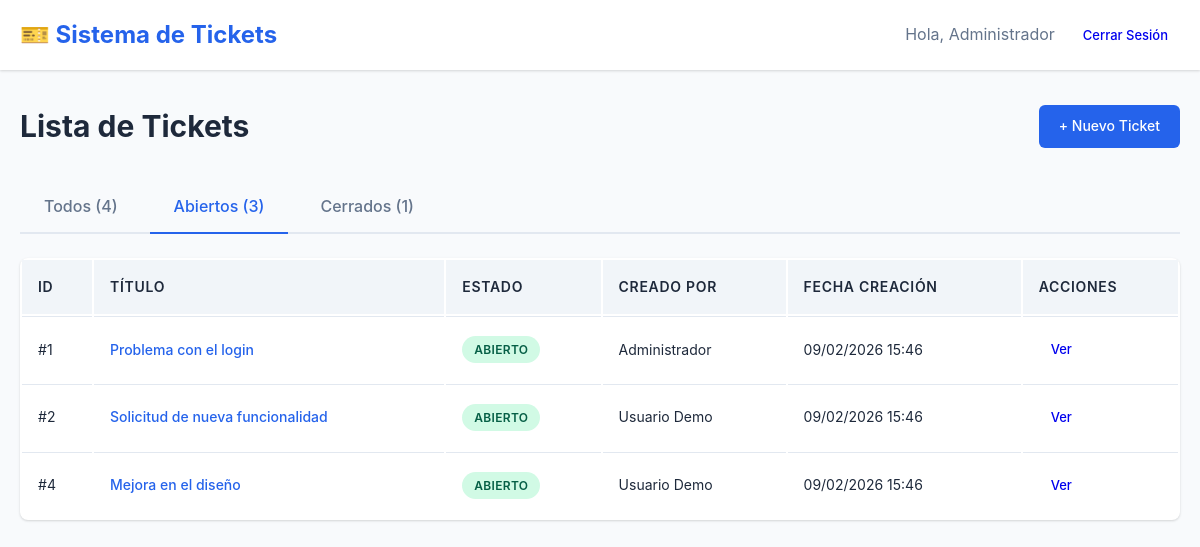
The page /src/public/tickets.php?status=open (signed in) on the database its author committed.
### tables this page shows
CREATE TABLE IF NOT EXISTS users (
    id INT UNSIGNED AUTO_INCREMENT PRIMARY KEY,
    name VARCHAR(100) NOT NULL,
    email VARCHAR(150) NOT NULL UNIQUE,
    password_hash VARCHAR(255) NOT NULL,
    role ENUM('admin', 'user') DEFAULT 'user',
    created_at TIMESTAMP DEFAULT CURRENT_TIMESTAMP,
    INDEX idx_email (email)
);

CREATE TABLE IF NOT EXISTS tickets (
    id INT UNSIGNED AUTO_INCREMENT PRIMARY KEY,
    title VARCHAR(255) NOT NULL,
    description TEXT NOT NULL,
    status ENUM('open', 'closed') DEFAULT 'open',
    created_by INT UNSIGNED NOT NULL,
    created_at TIMESTAMP DEFAULT CURRENT_TIMESTAMP,
    closed_at TIMESTAMP NULL DEFAULT NULL,
    INDEX idx_status (status),
    INDEX idx_created_by (created_by),
    FOREIGN KEY (created_by) REFERENCES users(id) ON DELETE CASCADE
);

### src/lib/auth.php (called while the page is built, shortened)
<?php
require_once __DIR__ . '/db.php';
function is_logged_in(): bool
{
    return isset($_SESSION['user_id']) && isset($_SESSION['user_email']);
}
function get_logged_user(): ?array
{
    return [
        'id' => $_SESSION['user_id'],
        'name' => $_SESSION['user_name'] ?? '',
        'email' => $_SESSION['user_email'],
        'role' => $_SESSION['user_role'] ?? 'user'
    ];
}
function h(string $text): string
{
    return htmlspecialchars($text, ENT_QUOTES | ENT_HTML5, 'UTF-8');
}
function url(string $path): string
{
    return BASE_URL . '/' . ltrim($path, '/');
}

### src/lib/db.php (called while the page is built, shortened)
<?php
class Database
{
    private static ?Database $instance = null;
    private ?PDO $connection = null;
    public static function getInstance(): Database
    {
        if (self::$instance === null) {
            self::$instance = new self();
        }
        return self::$instance;
    }
    private function connect(): void
    {
        $maxRetries = 5;
        $retryDelay = 2;
        for ($i = 0; $i < $maxRetries; $i++) {
            try {
                $dsn = sprintf(
                    'mysql:host=%s;dbname=%s;charset=%s',
                    DB_HOST,
                    DB_NAME,
                    DB_CHARSET
                );
                $options = [
                    PDO::ATTR_ERRMODE => PDO::ERRMODE_EXCEPTION,
                    PDO::ATTR_DEFAULT_FETCH_MODE => PDO::FETCH_ASSOC,
                    PDO::ATTR_EMULATE_PREPARES => false,
                ];
                $this->connection = new PDO($dsn, DB_USER, DB_PASS, $options);
                return;
            } catch (PDOException $e) {
                if ($i === $maxRetries - 1) {
                    error_log('Error de conexión a la base de datos: ' . $e->getMessage());
                    throw new Exception('No se pudo conectar a la base de datos. Por favor, inténtelo más tarde.');
                }
                sleep($retryDelay);
            }
        }
    }
    public function query(string $sql, array $params = []): array
    {
        try {
            $stmt = $this->connection->prepare($sql);
            $stmt->execute($params);
            return $stmt->fetchAll();
        } catch (PDOException $e) {
            error_log('Error en query: ' . $e->getMessage());
            throw new Exception('Error al ejecutar la consulta.');
        }
    }
    public function queryOne(string $sql, array $params = []): ?array
    {
        try {
            $stmt = $this->connection->prepare($sql);
            $stmt->execute($params);
            $result = $stmt->fetch();
            return $result ?: null;
        } catch (PDOException $e) {
            error_log('Error en queryOne: ' . $e->getMessage());
            throw new Exception('Error al ejecutar la consulta.');
        }
    }
}

### src/public/tickets.php (the view, shortened to what this page needs)
<?php
require_once __DIR__ . '/../lib/auth.php';
require_once __DIR__ . '/../lib/db.php';
$user = get_logged_user();
$db = Database::getInstance();
$statusFilter = $_GET['status'] ?? 'all';
if ($statusFilter === 'all') {
    $tickets = $db->query(
        'SELECT t.*, u.name as creator_name
         FROM tickets t
         INNER JOIN users u ON t.created_by = u.id
         ORDER BY t.created_at DESC'
    );
} else {
    $tickets = $db->query(
        'SELECT t.*, u.name as creator_name
         FROM tickets t
         INNER JOIN users u ON t.created_by = u.id
         WHERE t.status = ?
         ORDER BY t.created_at DESC',
        [$statusFilter]
    );
}
$stats = $db->queryOne(
    'SELECT
        COUNT(*) as total,
        SUM(CASE WHEN status = "open" THEN 1 ELSE 0 END) as open_count,
        SUM(CASE WHEN status = "closed" THEN 1 ELSE 0 END) as closed_count
     FROM tickets'
);
?>
<!DOCTYPE html>
<html lang="es">
<head>
    <link rel="stylesheet" href="<?= url('assets/style.css') ?>">
</head>
<body>
    <header class="header">
        <div class="container">
            <h1>🎫 Sistema de Tickets</h1>
            <div class="user-info">
                <span>Hola, <?= h($user['name']) ?></span>
                <a href="<?= url('logout.php') ?>" class="btn btn-small">Cerrar Sesión</a>
            </div>
        </div>
    </header>
    <main class="container">
        <div class="page-header">
            <h2>Lista de Tickets</h2>
            <a href="<?= url('ticket_new.php') ?>" class="btn btn-primary">+ Nuevo Ticket</a>
        </div>
        <div class="filters">
            <div class="tabs">
                <a href="?status=all" class="tab <?= $statusFilter === 'all' ? 'active' : '' ?>">
                    Todos (<?= $stats['total'] ?>)
                </a>
                <a href="?status=open" class="tab <?= $statusFilter === 'open' ? 'active' : '' ?>">
                    Abiertos (<?= $stats['open_count'] ?>)
                </a>
                <a href="?status=closed" class="tab <?= $statusFilter === 'closed' ? 'active' : '' ?>">
                    Cerrados (<?= $stats['closed_count'] ?>)
                </a>
            </div>
        </div>
        <?php if (empty($tickets)): ?>
            <div class="empty-state">
                <p>No hay tickets para mostrar.</p>
                <a href="<?= url('ticket_new.php') ?>" class="btn btn-primary">Crear el primer ticket</a>
            </div>
        <?php else: ?>
            <table class="tickets-table">
                <thead>
                    <tr>
                        <th>ID</th>
                        <th>Título</th>
                        <th>Estado</th>
                        <th>Creado por</th>
                        <th>Fecha creación</th>
                        <th>Acciones</th>
                    </tr>
                </thead>
                <tbody>
                    <?php foreach ($tickets as $ticket): ?>
                        <tr>
                            <td>#<?= h((string)$ticket['id']) ?></td>
                            <td>
                                <a href="<?= url('ticket_view.php?id=' . $ticket['id']) ?>" class="ticket-title">
                                    <?= h($ticket['title']) ?>
                                </a>
                            </td>
                            <td>
                                <span class="badge badge-<?= $ticket['status'] ?>">
                                    <?= $ticket['status'] === 'open' ? 'Abierto' : 'Cerrado' ?>
                                </span>
                            </td>
                            <td><?= h($ticket['creator_name']) ?></td>
                            <td><?= date('d/m/Y H:i', strtotime($ticket['created_at'])) ?></td>
                            <td>
                                <a href="<?= url('ticket_view.php?id=' . $ticket['id']) ?>" class="btn btn-small">Ver</a>
                            </td>
                        </tr>
                    <?php endforeach; ?>
                </tbody>
            </table>
        <?php endif; ?>
    </main>
</body>
</html>

### src/public/assets/style.css (style rules this page uses)
* { margin: 0; padding: 0; box-sizing: border-box; }
:root { --primary-color: #2563eb; --primary-hover: #1d4ed8; --secondary-color: #64748b; --success-color: #10b981; --warning-color: #f59e0b; --danger-color: #ef4444; --info-color: #3b82f6; --background: #f8fafc; --surface: #ffffff; --text-primary: #1e293b; --text-secondary: #64748b; --border-color: #e2e8f0; --shadow: 0 1px 3px 0 rgba(0, 0, 0, 0.1), 0 1px 2px 0 rgba(0, 0, 0, 0.06); --shadow-lg: 0 10px 15px -3px rgba(0, 0, 0, 0.1), 0 4px 6px -2px rgba(0, 0, 0, 0.05); }
body { font-family: -apple-system, BlinkMacSystemFont, 'Segoe UI', Roboto, 'Helvetica Neue', Arial, sans-serif; background-color: var(--background); color: var(--text-primary); line-height: 1.6; }
.container { max-width: 1200px; margin: 0 auto; padding: 0 20px; }
.header { background-color: var(--surface); box-shadow: var(--shadow); padding: 1rem 0; margin-bottom: 2rem; }
.header .container { display: flex; justify-content: space-between; align-items: center; flex-wrap: wrap; }
.header h1 { font-size: 1.5rem; color: var(--primary-color); }
.user-info { display: flex; align-items: center; gap: 1rem; }
.user-info span { color: var(--text-secondary); }
.btn { display: inline-block; padding: 0.625rem 1.25rem; font-size: 0.875rem; font-weight: 500; text-decoration: none; border: none; border-radius: 0.375rem; cursor: pointer; transition: all 0.2s; text-align: center; }
.btn-primary { background-color: var(--primary-color); color: white; }
.btn-small { padding: 0.375rem 0.75rem; font-size: 0.8125rem; }
.page-header { display: flex; justify-content: space-between; align-items: center; margin-bottom: 2rem; flex-wrap: wrap; gap: 1rem; }
.page-header h2 { font-size: 1.875rem; color: var(--text-primary); }
.filters { margin-bottom: 1.5rem; }
.tabs { display: flex; gap: 0.5rem; border-bottom: 2px solid var(--border-color); }
.tab { padding: 0.75rem 1.5rem; text-decoration: none; color: var(--text-secondary); font-weight: 500; border-bottom: 2px solid transparent; margin-bottom: -2px; transition: all 0.2s; }
.tab.active { color: var(--primary-color); border-bottom-color: var(--primary-color); }
.tickets-table { width: 100%; background-color: var(--surface); border-radius: 0.5rem; overflow: hidden; box-shadow: var(--shadow); }
.tickets-table thead { background-color: #f1f5f9; }
.tickets-table th { padding: 1rem; text-align: left; font-weight: 600; color: var(--text-primary); font-size: 0.875rem; text-transform: uppercase; letter-spacing: 0.05em; }
.tickets-table td { padding: 1rem; border-top: 1px solid var(--border-color); font-size: 0.875rem; }
.ticket-title { color: var(--primary-color); text-decoration: none; font-weight: 500; }
.badge { display: inline-block; padding: 0.25rem 0.75rem; font-size: 0.75rem; font-weight: 600; border-radius: 9999px; text-transform: uppercase; letter-spacing: 0.025em; }
.badge-open { background-color: #d1fae5; color: #065f46; }

### rows shown on the page
users: name "Administrador"
tickets: id "1", title "Problema con el login", status "ABIERTO", created_by.name "Administrador", created_at "09/02/2026 15:46"
tickets: id "2", title "Solicitud de nueva funcionalidad", status "ABIERTO", created_by.name "Usuario Demo", created_at "09/02/2026 15:46"
tickets: id "4", title "Mejora en el diseño", status "ABIERTO", created_by.name "Usuario Demo", created_at "09/02/2026 15:46"

### other values the page prints
$stats['total'] "4"
$stats['open_count'] "3"
$stats['closed_count'] "1"
